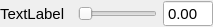
<?xml version="1.0" encoding="UTF-8"?>
<ui version="4.0">
 <class>UISlider</class>
 <widget class="QWidget" name="UISlider">
  <property name="geometry">
   <rect>
    <x>0</x>
    <y>0</y>
    <width>213</width>
    <height>26</height>
   </rect>
  </property>
  <property name="windowTitle">
   <string>Form</string>
  </property>
  <layout class="QHBoxLayout" name="horizontalLayout" stretch="1,2">
   <property name="leftMargin">
    <number>0</number>
   </property>
   <property name="topMargin">
    <number>0</number>
   </property>
   <property name="rightMargin">
    <number>0</number>
   </property>
   <property name="bottomMargin">
    <number>0</number>
   </property>
   <item>
    <widget class="QLabel" name="label">
     <property name="minimumSize">
      <size>
       <width>72</width>
       <height>0</height>
      </size>
     </property>
     <property name="font">
      <font>
       <pointsize>11</pointsize>
      </font>
     </property>
     <property name="text">
      <string>TextLabel</string>
     </property>
    </widget>
   </item>
   <item>
    <layout class="QHBoxLayout" name="horizontalLayout_2">
     <item>
      <widget class="QSlider" name="slider">
       <property name="orientation">
        <enum>Qt::Horizontal</enum>
       </property>
      </widget>
     </item>
     <item>
      <widget class="QDoubleSpinBox" name="spinBox">
       <property name="font">
        <font>
         <pointsize>11</pointsize>
        </font>
       </property>
       <property name="buttonSymbols">
        <enum>QAbstractSpinBox::NoButtons</enum>
       </property>
      </widget>
     </item>
    </layout>
   </item>
  </layout>
 </widget>
 <resources/>
 <connections/>
</ui>
